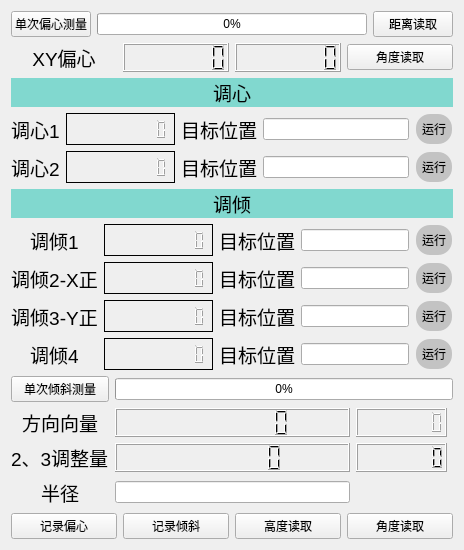
        <widget class="QWidget" name="tab_5">
         <attribute name="title">
          <string>偏心倾斜</string>
         </attribute>
         <layout class="QGridLayout" name="gridLayout_29">
          <item row="5" column="1">
           <widget class="QLCDNumber" name="qingxieX">
            <property name="digitCount">
             <number>8</number>
            </property>
           </widget>
          </item>
          <item row="6" column="0">
           <widget class="QLabel" name="label_83">
            <property name="font">
             <font>
              <pointsize>14</pointsize>
              <bold>false</bold>
             </font>
            </property>
            <property name="text">
             <string>2、3调整量</string>
            </property>
           </widget>
          </item>
          <item row="4" column="0">
           <widget class="QPushButton" name="RecordMeasure">
            <property name="text">
             <string>单次倾斜测量</string>
            </property>
           </widget>
          </item>
          <item row="7" column="0">
           <widget class="QLabel" name="label_72">
            <property name="font">
             <font>
              <pointsize>14</pointsize>
             </font>
            </property>
            <property name="text">
             <string>半径</string>
            </property>
            <property name="alignment">
             <set>Qt::AlignCenter</set>
            </property>
           </widget>
          </item>
          <item row="1" column="0" colspan="4">
           <layout class="QHBoxLayout" name="horizontalLayout_7">
            <item>
             <widget class="QLabel" name="label_56">
              <property name="font">
               <font>
                <pointsize>14</pointsize>
               </font>
              </property>
              <property name="text">
               <string>XY偏心</string>
              </property>
              <property name="alignment">
               <set>Qt::AlignCenter</set>
              </property>
             </widget>
            </item>
            <item>
             <widget class="QLCDNumber" name="pianxinX">
              <property name="digitCount">
               <number>7</number>
              </property>
             </widget>
            </item>
            <item>
             <widget class="QLCDNumber" name="pianxinY">
              <property name="digitCount">
               <number>7</number>
              </property>
             </widget>
            </item>
            <item>
             <widget class="QPushButton" name="Readangle">
              <property name="text">
               <string>角度读取</string>
              </property>
             </widget>
            </item>
           </layout>
          </item>
          <item row="5" column="0">
           <widget class="QLabel" name="label_71">
            <property name="font">
             <font>
              <pointsize>14</pointsize>
             </font>
            </property>
            <property name="text">
             <string>方向向量</string>
            </property>
            <property name="alignment">
             <set>Qt::AlignCenter</set>
            </property>
           </widget>
          </item>
          <item row="6" column="2">
           <widget class="QLCDNumber" name="lcdNumber_2">
            <property name="digitCount">
             <number>7</number>
            </property>
           </widget>
          </item>
          <item row="3" column="0" colspan="4">
           <layout class="QVBoxLayout" name="verticalLayout_3">
            <item>
             <widget class="QLabel" name="label_69">
              <property name="font">
               <font>
                <pointsize>14</pointsize>
               </font>
              </property>
              <property name="styleSheet">
               <string notr="true">background-color: rgb(129,216,207);</string>
              </property>
              <property name="text">
               <string>调倾</string>
              </property>
              <property name="alignment">
               <set>Qt::AlignCenter</set>
              </property>
             </widget>
            </item>
            <item>
             <layout class="QGridLayout" name="gridLayout_28">
              <item row="0" column="2">
               <widget class="QLabel" name="label_65">
                <property name="font">
                 <font>
                  <pointsize>14</pointsize>
                 </font>
                </property>
                <property name="text">
                 <string>目标位置</string>
                </property>
                <property name="alignment">
                 <set>Qt::AlignCenter</set>
                </property>
               </widget>
              </item>
              <item row="0" column="3">
               <widget class="QLineEdit" name="txtSensorA_target">
                <property name="font">
                 <font>
                  <bold>false</bold>
                 </font>
                </property>
               </widget>
              </item>
              <item row="0" column="1">
               <widget class="QLCDNumber" name="LCD_1_position">
                <property name="font">
                 <font>
                  <family>Microsoft YaHei UI</family>
                  <pointsize>10</pointsize>
                  <bold>false</bold>
                 </font>
                </property>
                <property name="frameShadow">
                 <enum>QFrame::Plain</enum>
                </property>
                <property name="digitCount">
                 <number>10</number>
                </property>
               </widget>
              </item>
              <item row="2" column="0">
               <widget class="QLabel" name="label_59">
                <property name="font">
                 <font>
                  <pointsize>14</pointsize>
                 </font>
                </property>
                <property name="text">
                 <string>调倾3-Y正</string>
                </property>
                <property name="alignment">
                 <set>Qt::AlignCenter</set>
                </property>
               </widget>
              </item>
              <item row="1" column="0">
               <widget class="QLabel" name="label_62">
                <property name="font">
                 <font>
                  <pointsize>14</pointsize>
                 </font>
                </property>
                <property name="text">
                 <string>调倾2-X正</string>
                </property>
                <property name="alignment">
                 <set>Qt::AlignCenter</set>
                </property>
               </widget>
              </item>
              <item row="0" column="4">
               <widget class="QPushButton" name="sensorA_move">
                <property name="styleSheet">
                 <string notr="true">QPushButton

{
font:10pt&quot;黑体&quot;;
color: rgb(0, 0, 0);
background-color: rgb(195, 195, 195);
border-color: rgb(0, 0, 0);
border-radius:15px;
border-style:soild;
border-width:2px;
padding:5px;
}
QPushButton::hover
{
color:rgb(0, 0, 0);
background-color:#d5d5d5;
border-color: rgb(255, 188, 255);
}

QPushButton::pressed,QPushButton::checked{
    color: #FFFFFF;
    background-color: qlineargradient(spread:pad, x1:0, y1:0, x2:0, y2:1, stop:0 #273c75, stop:1 #487eb0);
}

/**按钮失能情况下样式**/
QPushButton::disabled{
    color: #FFFFFF;
    background-color: #dcdde1;
    border-color: #dcdde1;
}</string>
                </property>
                <property name="text">
                 <string>运行</string>
                </property>
               </widget>
              </item>
              <item row="0" column="0">
               <widget class="QLabel" name="label_60">
                <property name="font">
                 <font>
                  <pointsize>14</pointsize>
                 </font>
                </property>
                <property name="text">
                 <string>调倾1</string>
                </property>
                <property name="alignment">
                 <set>Qt::AlignCenter</set>
                </property>
               </widget>
              </item>
              <item row="3" column="0">
               <widget class="QLabel" name="label_61">
                <property name="font">
                 <font>
                  <pointsize>14</pointsize>
                 </font>
                </property>
                <property name="text">
                 <string>调倾4</string>
                </property>
                <property name="alignment">
                 <set>Qt::AlignCenter</set>
                </property>
               </widget>
              </item>
              <item row="1" column="1">
               <widget class="QLCDNumber" name="LCD_2_position">
                <property name="font">
                 <font>
                  <family>Microsoft YaHei UI</family>
                  <pointsize>10</pointsize>
                  <bold>false</bold>
                 </font>
                </property>
                <property name="frameShadow">
                 <enum>QFrame::Plain</enum>
                </property>
                <property name="digitCount">
                 <number>10</number>
                </property>
               </widget>
              </item>
              <item row="2" column="1">
               <widget class="QLCDNumber" name="LCD_3_position">
                <property name="font">
                 <font>
                  <family>Microsoft YaHei UI</family>
                  <pointsize>10</pointsize>
                  <bold>false</bold>
                 </font>
                </property>
                <property name="frameShadow">
                 <enum>QFrame::Plain</enum>
                </property>
                <property name="digitCount">
                 <number>10</number>
                </property>
               </widget>
              </item>
              <item row="3" column="1">
               <widget class="QLCDNumber" name="LCD_4_position">
                <property name="font">
                 <font>
                  <family>Microsoft YaHei UI</family>
                  <pointsize>10</pointsize>
                  <bold>false</bold>
                 </font>
                </property>
                <property name="frameShadow">
                 <enum>QFrame::Plain</enum>
                </property>
                <property name="digitCount">
                 <number>10</number>
                </property>
               </widget>
              </item>
              <item row="1" column="2">
               <widget class="QLabel" name="label_67">
                <property name="font">
                 <font>
                  <pointsize>14</pointsize>
                 </font>
                </property>
                <property name="text">
                 <string>目标位置</string>
                </property>
                <property name="alignment">
                 <set>Qt::AlignCenter</set>
                </property>
               </widget>
              </item>
              <item row="2" column="2">
               <widget class="QLabel" name="label_66">
                <property name="font">
                 <font>
                  <pointsize>14</pointsize>
                 </font>
                </property>
                <property name="text">
                 <string>目标位置</string>
                </property>
                <property name="alignment">
                 <set>Qt::AlignCenter</set>
                </property>
               </widget>
              </item>
              <item row="3" column="2">
               <widget class="QLabel" name="label_68">
                <property name="font">
                 <font>
                  <pointsize>14</pointsize>
                 </font>
                </property>
                <property name="text">
                 <string>目标位置</string>
                </property>
                <property name="alignment">
                 <set>Qt::AlignCenter</set>
                </property>
               </widget>
              </item>
              <item row="1" column="3">
               <widget class="QLineEdit" name="txtSensorB_target">
                <property name="font">
                 <font>
                  <bold>false</bold>
                 </font>
                </property>
               </widget>
              </item>
              <item row="2" column="3">
               <widget class="QLineEdit" name="txtSensorC_target">
                <property name="font">
                 <font>
                  <bold>false</bold>
                 </font>
                </property>
               </widget>
              </item>
              <item row="3" column="3">
               <widget class="QLineEdit" name="txtSensorD_target">
                <property name="font">
                 <font>
                  <bold>false</bold>
                 </font>
                </property>
               </widget>
              </item>
              <item row="1" column="4">
               <widget class="QPushButton" name="sensorB_move">
                <property name="styleSheet">
                 <string notr="true">QPushButton

{
font:10pt&quot;黑体&quot;;
color: rgb(0, 0, 0);
background-color: rgb(195, 195, 195);
border-color: rgb(0, 0, 0);
border-radius:15px;
border-style:soild;
border-width:2px;
padding:5px;
}
QPushButton::hover
{
color:rgb(0, 0, 0);
background-color:#d5d5d5;
border-color: rgb(255, 188, 255);
}

QPushButton::pressed,QPushButton::checked{
    color: #FFFFFF;
    background-color: qlineargradient(spread:pad, x1:0, y1:0, x2:0, y2:1, stop:0 #273c75, stop:1 #487eb0);
}

/**按钮失能情况下样式**/
QPushButton::disabled{
    color: #FFFFFF;
    background-color: #dcdde1;
    border-color: #dcdde1;
}</string>
                </property>
                <property name="text">
                 <string>运行</string>
                </property>
               </widget>
              </item>
              <item row="2" column="4">
               <widget class="QPushButton" name="sensorC_move">
                <property name="styleSheet">
                 <string notr="true">QPushButton

{
font:10pt&quot;黑体&quot;;
color: rgb(0, 0, 0);
background-color: rgb(195, 195, 195);
border-color: rgb(0, 0, 0);
border-radius:15px;
border-style:soild;
border-width:2px;
padding:5px;
}
QPushButton::hover
{
color:rgb(0, 0, 0);
background-color:#d5d5d5;
border-color: rgb(255, 188, 255);
}

QPushButton::pressed,QPushButton::checked{
    color: #FFFFFF;
    background-color: qlineargradient(spread:pad, x1:0, y1:0, x2:0, y2:1, stop:0 #273c75, stop:1 #487eb0);
}

/**按钮失能情况下样式**/
QPushButton::disabled{
    color: #FFFFFF;
    background-color: #dcdde1;
    border-color: #dcdde1;
}</string>
                </property>
                <property name="text">
                 <string>运行</string>
                </property>
               </widget>
              </item>
              <item row="3" column="4">
               <widget class="QPushButton" name="sensorD_move">
                <property name="styleSheet">
                 <string notr="true">QPushButton

{
font:10pt&quot;黑体&quot;;
color: rgb(0, 0, 0);
background-color: rgb(195, 195, 195);
border-color: rgb(0, 0, 0);
border-radius:15px;
border-style:soild;
border-width:2px;
padding:5px;
}
QPushButton::hover
{
color:rgb(0, 0, 0);
background-color:#d5d5d5;
border-color: rgb(255, 188, 255);
}

QPushButton::pressed,QPushButton::checked{
    color: #FFFFFF;
    background-color: qlineargradient(spread:pad, x1:0, y1:0, x2:0, y2:1, stop:0 #273c75, stop:1 #487eb0);
}

/**按钮失能情况下样式**/
QPushButton::disabled{
    color: #FFFFFF;
    background-color: #dcdde1;
    border-color: #dcdde1;
}</string>
                </property>
                <property name="text">
                 <string>运行</string>
                </property>
               </widget>
              </item>
             </layout>
            </item>
           </layout>
          </item>
          <item row="7" column="1">
           <widget class="QLineEdit" name="txtSensorD_target_2">
            <property name="font">
             <font>
              <bold>false</bold>
             </font>
            </property>
           </widget>
          </item>
          <item row="4" column="1" colspan="3">
           <widget class="QProgressBar" name="progressBar_2">
            <property name="value">
             <number>0</number>
            </property>
           </widget>
          </item>
          <item row="0" column="0" colspan="4">
           <layout class="QHBoxLayout" name="horizontalLayout_5">
            <item>
             <widget class="QPushButton" name="SingleCenterMeasure">
              <property name="text">
               <string>单次偏心测量</string>
              </property>
             </widget>
            </item>
            <item>
             <widget class="QProgressBar" name="progressBar">
              <property name="value">
               <number>0</number>
              </property>
             </widget>
            </item>
            <item>
             <widget class="QPushButton" name="ReadDistance">
              <property name="text">
               <string>距离读取</string>
              </property>
             </widget>
            </item>
           </layout>
          </item>
          <item row="8" column="0" colspan="4">
           <layout class="QHBoxLayout" name="horizontalLayout_8">
            <item>
             <widget class="QPushButton" name="RecordCenter">
              <property name="text">
               <string>记录偏心</string>
              </property>
             </widget>
            </item>
            <item>
             <widget class="QPushButton" name="RecordTilt">
              <property name="text">
               <string>记录倾斜</string>
              </property>
             </widget>
            </item>
            <item>
             <widget class="QPushButton" name="ReadHeight">
              <property name="text">
               <string>高度读取</string>
              </property>
             </widget>
            </item>
            <item>
             <widget class="QPushButton" name="ReadAngle">
              <property name="text">
               <string>角度读取</string>
              </property>
             </widget>
            </item>
           </layout>
          </item>
          <item row="6" column="1">
           <widget class="QLCDNumber" name="lcdNumber">
            <property name="digitCount">
             <number>7</number>
            </property>
           </widget>
          </item>
          <item row="5" column="2">
           <widget class="QLCDNumber" name="qingxieY">
            <property name="digitCount">
             <number>8</number>
            </property>
           </widget>
          </item>
          <item row="2" column="0" colspan="4">
           <layout class="QVBoxLayout" name="verticalLayout">
            <item>
             <widget class="QLabel" name="label_70">
              <property name="font">
               <font>
                <pointsize>14</pointsize>
               </font>
              </property>
              <property name="styleSheet">
               <string notr="true">background-color: rgb(129,216,207);</string>
              </property>
              <property name="text">
               <string>调心</string>
              </property>
              <property name="alignment">
               <set>Qt::AlignCenter</set>
              </property>
             </widget>
            </item>
            <item>
             <layout class="QGridLayout" name="gridLayout_27">
              <item row="0" column="2">
               <widget class="QLabel" name="label_63">
                <property name="font">
                 <font>
                  <pointsize>14</pointsize>
                 </font>
                </property>
                <property name="text">
                 <string>目标位置</string>
                </property>
                <property name="alignment">
                 <set>Qt::AlignCenter</set>
                </property>
               </widget>
              </item>
              <item row="0" column="1">
               <widget class="QLCDNumber" name="LCD_5_position">
                <property name="font">
                 <font>
                  <family>Microsoft YaHei UI</family>
                  <pointsize>10</pointsize>
                  <bold>false</bold>
                 </font>
                </property>
                <property name="frameShadow">
                 <enum>QFrame::Plain</enum>
                </property>
                <property name="digitCount">
                 <number>10</number>
                </property>
               </widget>
              </item>
              <item row="0" column="4">
               <widget class="QPushButton" name="sensorE_move">
                <property name="styleSheet">
                 <string notr="true">QPushButton

{
font:10pt&quot;黑体&quot;;
color: rgb(0, 0, 0);
background-color: rgb(195, 195, 195);
border-color: rgb(0, 0, 0);
border-radius:15px;
border-style:soild;
border-width:2px;
padding:5px;
}
QPushButton::hover
{
color:rgb(0, 0, 0);
background-color:#d5d5d5;
border-color: rgb(255, 188, 255);
}

QPushButton::pressed,QPushButton::checked{
    color: #FFFFFF;
    background-color: qlineargradient(spread:pad, x1:0, y1:0, x2:0, y2:1, stop:0 #273c75, stop:1 #487eb0);
}

/**按钮失能情况下样式**/
QPushButton::disabled{
    color: #FFFFFF;
    background-color: #dcdde1;
    border-color: #dcdde1;
}</string>
                </property>
                <property name="text">
                 <string>运行</string>
                </property>
               </widget>
              </item>
              <item row="0" column="3">
               <widget class="QLineEdit" name="txtSensorE_target">
                <property name="font">
                 <font>
                  <bold>false</bold>
                 </font>
                </property>
               </widget>
              </item>
              <item row="0" column="0">
               <widget class="QLabel" name="label_57">
                <property name="font">
                 <font>
                  <pointsize>14</pointsize>
                 </font>
                </property>
                <property name="text">
                 <string>调心1</string>
                </property>
                <property name="alignment">
                 <set>Qt::AlignCenter</set>
                </property>
               </widget>
              </item>
              <item row="1" column="0">
               <widget class="QLabel" name="label_58">
                <property name="font">
                 <font>
                  <pointsize>14</pointsize>
                 </font>
                </property>
                <property name="text">
                 <string>调心2</string>
                </property>
                <property name="alignment">
                 <set>Qt::AlignCenter</set>
                </property>
               </widget>
              </item>
              <item row="1" column="1">
               <widget class="QLCDNumber" name="LCD_6_position">
                <property name="font">
                 <font>
                  <family>Microsoft YaHei UI</family>
                  <pointsize>10</pointsize>
                  <bold>false</bold>
                 </font>
                </property>
                <property name="frameShadow">
                 <enum>QFrame::Plain</enum>
                </property>
                <property name="digitCount">
                 <number>10</number>
                </property>
               </widget>
              </item>
              <item row="1" column="2">
               <widget class="QLabel" name="label_64">
                <property name="font">
                 <font>
                  <pointsize>14</pointsize>
                 </font>
                </property>
                <property name="text">
                 <string>目标位置</string>
                </property>
                <property name="alignment">
                 <set>Qt::AlignCenter</set>
                </property>
               </widget>
              </item>
              <item row="1" column="3">
               <widget class="QLineEdit" name="txtSensorF_target">
                <property name="font">
                 <font>
                  <bold>false</bold>
                 </font>
                </property>
               </widget>
              </item>
              <item row="1" column="4">
               <widget class="QPushButton" name="sensorF_move">
                <property name="styleSheet">
                 <string notr="true">QPushButton

{
font:10pt&quot;黑体&quot;;
color: rgb(0, 0, 0);
background-color: rgb(195, 195, 195);
border-color: rgb(0, 0, 0);
border-radius:15px;
border-style:soild;
border-width:2px;
padding:5px;
}
QPushButton::hover
{
color:rgb(0, 0, 0);
background-color:#d5d5d5;
border-color: rgb(255, 188, 255);
}

QPushButton::pressed,QPushButton::checked{
    color: #FFFFFF;
    background-color: qlineargradient(spread:pad, x1:0, y1:0, x2:0, y2:1, stop:0 #273c75, stop:1 #487eb0);
}

/**按钮失能情况下样式**/
QPushButton::disabled{
    color: #FFFFFF;
    background-color: #dcdde1;
    border-color: #dcdde1;
}</string>
                </property>
                <property name="text">
                 <string>运行</string>
                </property>
               </widget>
              </item>
             </layout>
            </item>
           </layout>
          </item>
         </layout>
        </widget>
